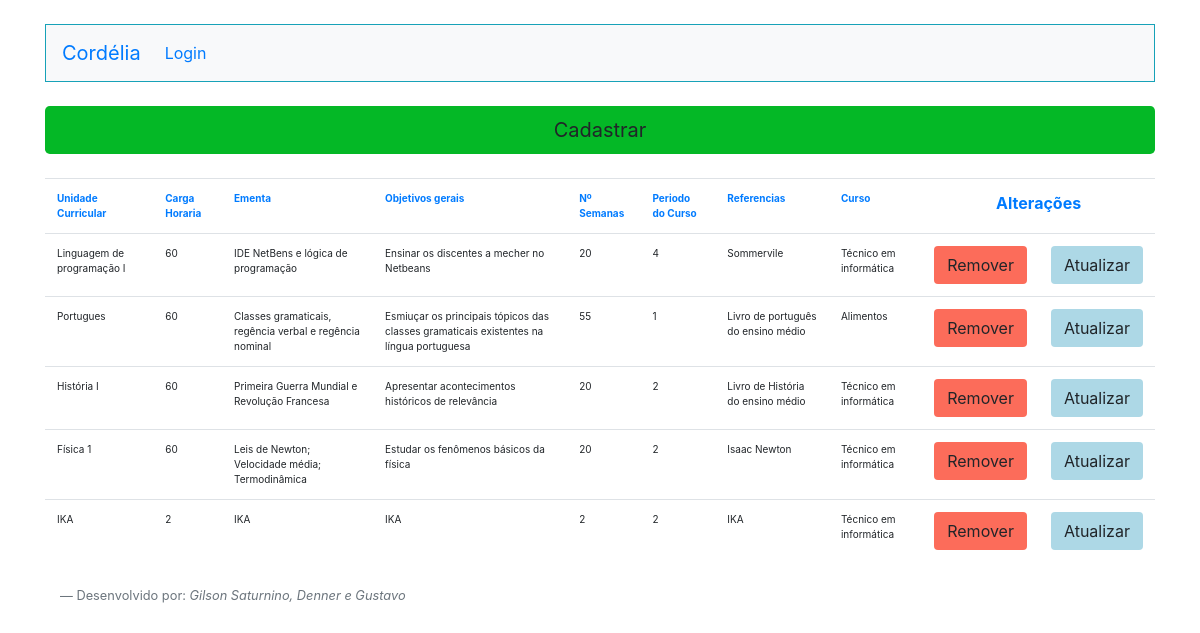
The page /ListarDisciplina.php on the database its author committed.
### tables this page shows
CREATE TABLE `disciplina` (
  `id_disciplina` int(11) NOT NULL,
  `nome_disciplina` varchar(255) NOT NULL,
  `carga_horaria` int(11) NOT NULL,
  `ementa` varchar(255) NOT NULL,
  `objetivosG` varchar(255) NOT NULL,
  `objetivosE` varchar(255) NOT NULL,
  `numero_semanas` int(11) NOT NULL,
  `periodo_curso` int(11) NOT NULL,
  `referencias` varchar(255) NOT NULL,
  `id_curso` int(11) NOT NULL
);

CREATE TABLE `curso` (
  `id_curso` int(11) NOT NULL,
  `nome_curso` varchar(255) NOT NULL,
  `duracao` varchar(255) NOT NULL,
  `cargahoraria` int(11) NOT NULL,
  `campus` varchar(255) NOT NULL,
  `descricao_curso` varchar(255) NOT NULL,
  `ementa` varchar(255) NOT NULL,
  `coordenador` varchar(255) NOT NULL
);

### ListarDisciplina.php (the view, shortened to what this page needs)
<!doctype html>
<html lang="en">
<head>
    <link rel="stylesheet" href="https://stackpath.bootstrapcdn.com/bootstrap/4.4.1/css/bootstrap.min.css"
>
</head>
<body>
    <div class="container">
        <?php
    require_once("Cabecalho.php");
    require_once("Conexao.php");
    $sql = "select * from disciplina";
    $resultadoSql = mysqli_query($conexao, $sql);
    $vetorUmregistro = mysqli_fetch_assoc($resultadoSql);
    $vetorTodosregistro = array();
    while($vetorUmregistro != null){
         array_push($vetorTodosregistro, $vetorUmregistro);
         $vetorUmregistro = mysqli_fetch_assoc($resultadoSql);
        }
?>
         <a type="submit" class="btn btn-lg btn-block mt-4" style="background-color:#04b826;" href="FormDisc.php" role="button">Cadastrar</a>
        <table class="table mt-4" style="background-color:#FFFFFF;">
            <tr>
                <th class="text-primary text-left" style="font-size: 10px;">Unidade Curricular</th>
                <th class="text-primary text-left" style="font-size: 10px;">Carga Horaria</th>
                <th class="text-primary text-left" style="font-size: 10px;">Ementa</th>
                <th class="text-primary text-left" style="font-size: 10px;">Objetivos gerais</th>
                <th class="text-primary text-left" style="font-size: 10px;">Nº Semanas</th>
                <th class="text-primary text-left" style="font-size: 10px;">Periodo do Curso</th>
                <th class="text-primary text-left" style="font-size: 10px;">Referencias</th>
                <th class="text-primary text-left" style="font-size: 10px;">Curso</th>
                <th colspan="2" class="text-primary text-center">Alterações</th>
            </tr>
            <?php
        foreach ($vetorTodosregistro as $umRegistro){
    ?>
            <tr>
                <td class="text-left" style="font-size: 10px;"><?=$umRegistro["nome_disciplina"];?></td>
                <td class="text-left" style="font-size: 10px;"><?=$umRegistro["carga_horaria"];?></td>
                <td class="text-left" style="font-size: 10px;"><?=$umRegistro["ementa"];?></td>
                <td class="text-left" style="font-size: 10px;"><?=$umRegistro["objetivosG"];?></td>
                <td class="text-left" style="font-size: 10px;"><?=$umRegistro["numero_semanas"];?></td>
                <td class="text-left" style="font-size: 10px;"><?=$umRegistro["periodo_curso"];?></td>
                <td class="text-left" style="font-size: 10px;"><?=$umRegistro["referencias"];?></td>
                <td class="text-left" style="font-size: 10px;">
                    <?php
                    $idC =$umRegistro["id_curso"];
                    $sql = "select nome_curso from curso  where id_curso = $idC";
                    $resultadoSql = mysqli_query($conexao, $sql);
                    $vetorUmregistro = mysqli_fetch_assoc($resultadoSql);
                    echo $vetorUmregistro["nome_curso"];
                ?>
                </td>
                <td>
                    <form action="RemoverDisciplina.php" method="POST">
                        <button type="submit" class="btn" style="background-color:#fc6c5a">Remover</button>
                    </form>
                </td>
                <td>
                    <form action="FormDisc.php" method="POST">
                        <button type="submit" class="btn" style="background-color:#ADD8E6;">Atualizar</button>
                    </form>
                </td>
            </tr>
            <?php
        }
    ?>
        </table>
    <?php require_once("Footer.php");
        ?>
        </div>
</body>
</html>

### Cabecalho.php (style rules this page uses)
body { background-color:#ffffff; }

### rows shown on the page
disciplina: nome_disciplina "Linguagem de programação I", carga_horaria "60", ementa "IDE NetBens e lógica de programação", objetivosG "Ensinar os discentes a mecher no Netbeans", numero_semanas "20", periodo_curso "4", referencias "Sommervile", id_curso.nome_curso "Técnico em informática"
disciplina: nome_disciplina "Portugues", carga_horaria "60", ementa "Classes gramaticais, regência verbal e regência nominal", objetivosG "Esmiuçar os principais tópicos das classes gramaticais existentes na língua portuguesa", numero_semanas "55", periodo_curso "1", referencias "Livro de português do ensino médio", id_curso.nome_curso "Alimentos"
disciplina: nome_disciplina "História I", carga_horaria "60", ementa "Primeira Guerra Mundial e Revolução Francesa", objetivosG "Apresentar acontecimentos históricos de relevância", numero_semanas "20", periodo_curso "2", referencias "Livro de História do ensino médio", id_curso.nome_curso "Técnico em informática"
disciplina: nome_disciplina "Física 1", carga_horaria "60", ementa "Leis de Newton; Velocidade média; Termodinâmica", objetivosG "Estudar os fenômenos básicos da física", numero_semanas "20", periodo_curso "2", referencias "Isaac Newton", id_curso.nome_curso "Técnico em informática"
disciplina: nome_disciplina "IKA", carga_horaria "2", ementa "IKA", objetivosG "IKA", numero_semanas "2", periodo_curso "2", referencias "IKA", id_curso.nome_curso "Técnico em informática"
